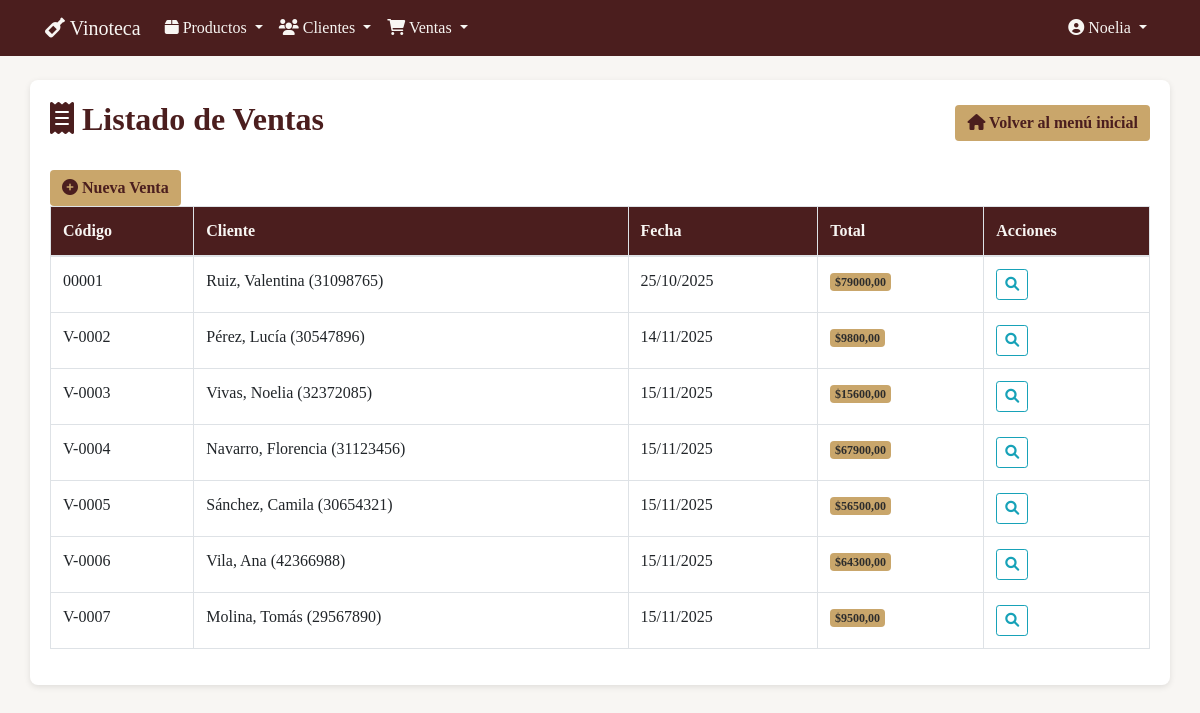
/ventas/ (signed in), run on an earlier commit of the app's database.
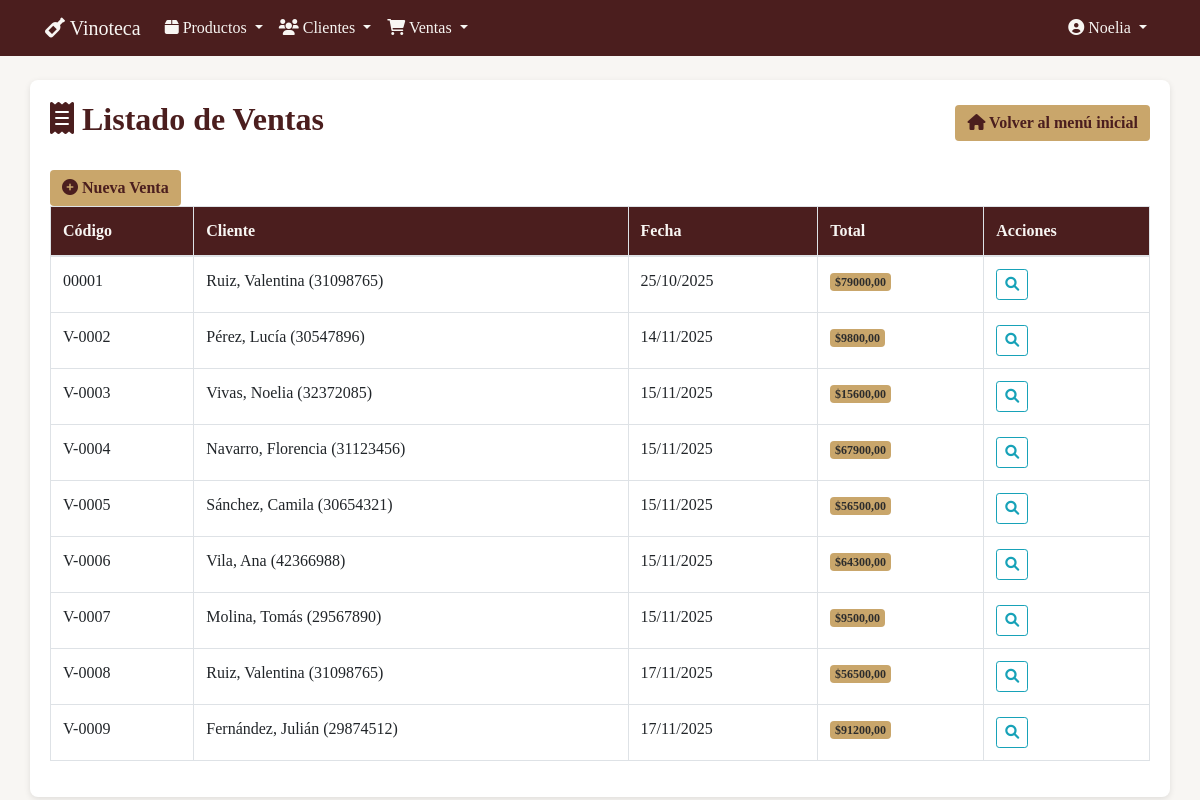
And on a later commit of the database.
### ventas/models.py (models this page shows, shortened)
class Venta(models.Model):
    codigo = models.CharField(max_length=20, unique=True)
    cliente = models.ForeignKey(Cliente, on_delete=models.PROTECT)
    fecha = models.DateField(default=date.today)
    total = models.DecimalField(max_digits=10, decimal_places=2, default=0)
    medio_pago = models.CharField(
        max_length=20,
        choices=[
            ('efectivo', 'Efectivo'),
            ('credito', 'Tarjeta de Crédito'),
            ('debito', 'Tarjeta de Débito'),
            ('qr', 'QR'),
        ],
        default='efectivo',
    )

### clientes/models.py (models this page shows)
class Cliente(models.Model):
    nombre = models.CharField(max_length=100)
    apellido = models.CharField(max_length=100)
    documento = models.CharField(max_length=20, unique=True)
    email = models.EmailField()
    telefono = models.CharField(max_length=20)
    direccion = models.TextField()
    def __str__(self):
        return f"{self.apellido}, {self.nombre} ({self.documento})"

### ventas/views.py (the view)
# urls.py: path('', VentaListView.as_view(), name='venta_list'),
class VentaListView(LoginRequiredMixin, PermissionRequiredMixin, ListView):
    model = Venta
    template_name = 'venta/venta_list.html'
    context_object_name = 'ventas'
    permission_required = 'ventas.view_venta'

### templates/venta/venta_list.html (shortened to what this page needs)
{% extends 'base.html' %}
{% block header %}<i class="fas fa-receipt"></i> Listado de Ventas{% endblock %}
{% block extra_buttons %}
<a href="{% url 'ventas:venta_create' %}" class="btn btn-vinoteca">
  <i class="fas fa-plus-circle"></i> Nueva Venta
</a>
{% endblock %}
{% block content %}
<div class="table-responsive">
  <table class="table table-bordered table-hover" style="background-color:#fff;">
    <thead style="background-color:#4B1E1E; color:#F8F6F3;">
      <tr>
        <th>Código</th>
        <th>Cliente</th>
        <th>Fecha</th>
        <th>Total</th>
        <th>Acciones</th>
      </tr>
    </thead>
    <tbody>
      {% for venta in ventas %}
      <tr>
        <td>{{ venta.codigo }}</td>
        <td>{{ venta.cliente }}</td>
        <td>{{ venta.fecha|date:"d/m/Y" }}</td>
        <td>
          <span class="badge" style="background-color:#C9A66B; color:#2C2C2C;">
            ${{ venta.total }}
          </span>
        </td>
        <td>
          <a href="{% url 'ventas:venta_detail' venta.pk %}" class="btn btn-sm btn-outline-info" title="Ver detalle">
            <i class="fas fa-search"></i>
          </a>
        </td>
      </tr>
      {% endfor %}
    </tbody>
  </table>
</div>
{% endblock %}

What changed in the data, as far as the page shows it:
added Venta: codigo "V-0008", cliente "Ruiz, Valentina (31098765)", fecha "17/11/2025", total "56500,00"
added Venta: codigo "V-0009", cliente "Fernández, Julián (29874512)", fecha "17/11/2025", total "91200,00"
